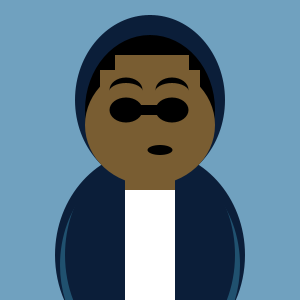
Frame 1 (no input)
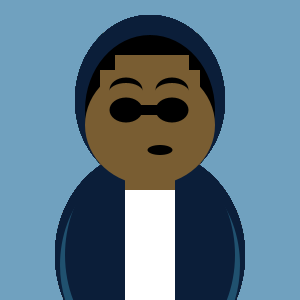
Frame 60 (the mouse pressed at the canvas centre just before this capture)
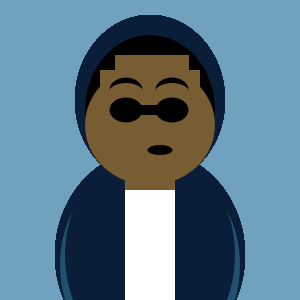
Frame 120 (the mouse held since frame 60 and released just before this capture)

The Processing sketch that drew these frames (run headless with seeded random() and noise(); from frame 60 on, the mouse is pressed at the canvas centre):

// Processing sketch: processing_70484
// ── processing_70484.pde

void setup () {
  size(300, 300);
  background(112,161,191);
}

void draw () {
  noStroke ();
  
/* Sweater */
fill(11,30,57);
ellipse(150,100,150,170);
ellipse(150,255,190,210);
fill(32,81,111);
ellipse(150,265,180,210);
fill(11,30,57);
ellipse(150,255,170,210);

/* Head */
fill(0,0,0);
ellipse(150,110,130,150);

/* Face */
fill(121,93,50);
rect(100,70,100,50);
rect(115,55,74,20);
ellipse(150,125,130,120);

/* Eyebrows */
fill (0,0,0);

ellipse(126,90,33,25);
ellipse(172,90,33,25);

fill(121,93,50);
ellipse(126,93,35,20);
ellipse(172,93,35,20);

/* Shades */
fill(0,0,0);
ellipse(126,110,33,25);
ellipse(172,110,33,25);
rect (139,105,20,10);

/* Mouth */
ellipse(160,150,25,10);

/* Body */
fill(121,93,50);
rect(125,170,50,190);
fill(255,255,255);
rect(125,190,50,180);

}
